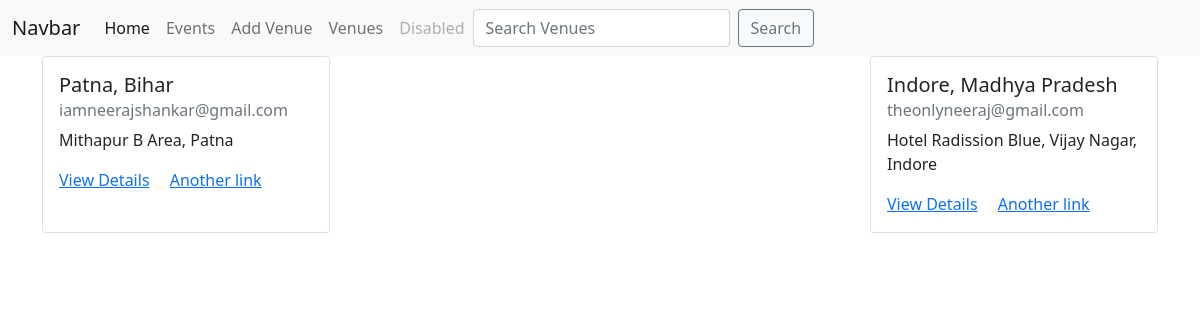
Page /list_venues on the earlier database version.
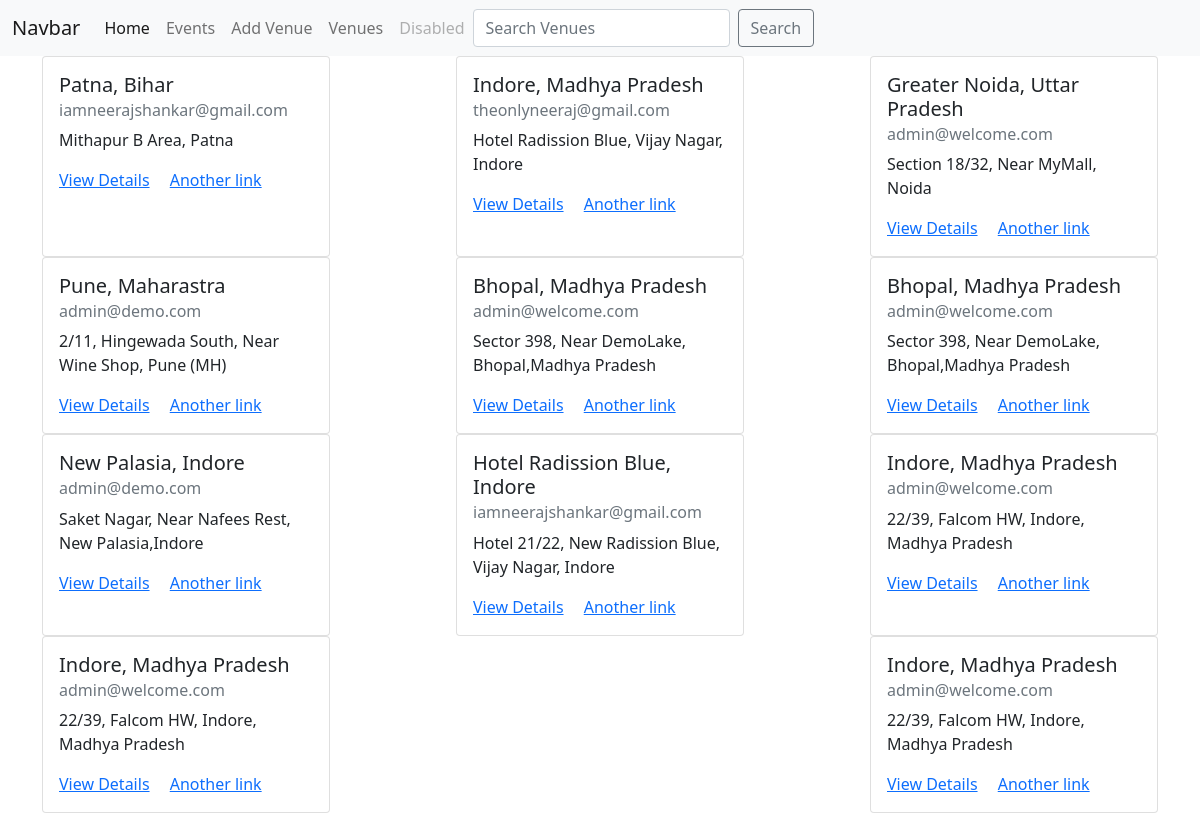
Same page on the later database version.
### events/models.py (models this page shows, shortened)
class Venue(models.Model):
    venue_place = models.CharField('Place of Event', max_length=200)
    address = models.CharField('Venue Address', max_length=200)
    zip_code = models.CharField('Zip Code', max_length=100)
    phone = models.CharField('Contact Number', max_length=100)
    web_address =  models.URLField('Website Address')
    email_address = models.EmailField('Email Address')

### events/views.py (the view)
# urls.py: path('list_venues', views.list_venues, name='list-venues'),
def list_venues(request):
    venue_list = Venue.objects.all()
    return render(request, 'venue-list.html', {'venue_list':venue_list})

### templates/venue-list.html
{% extends 'base.html' %}
{% block body%}
<div class="container" style="display: flex; flex-flow: row wrap;
  align-content: space-between;
  justify-content: space-between;">
{% for venue in venue_list%}
<div class="card" style="width: 18rem;">
  <div class="card-body">
    <h5 class="card-title">{{venue.venue_place}}</h5>
    <h6 class="card-subtitle mb-2 text-muted">{{venue.email_address}}</h6>
    <p class="card-text">{{venue.address}}</p>
    <a href="{% url 'show-venue' venue.id%}" class="card-link">View Details</a>
    <a href="#" class="card-link">Another link</a>
  </div>
</div>
{% endfor %}
</div>
{% endblock body%}

### templates/base.html (shortened to what this page needs)
<!doctype html>
<html lang="en">
  <head>
    <link href="https://cdn.jsdelivr.net/npm/bootstrap@5.1.3/dist/css/bootstrap.min.css" rel="stylesheet">
  </head>
  <body>
  <nav class="navbar navbar-expand-lg navbar-light bg-light">
  <div class="container-fluid">
    <a class="navbar-brand" href="#">Navbar</a>
    <div class="collapse navbar-collapse" id="navbarNav">
      <ul class="navbar-nav">
        <li class="nav-item">
          <a class="nav-link active" aria-current="page" href="#">Home</a>
        </li>
        <li class="nav-item">
          <a class="nav-link" href="{% url 'list-events' %}">Events</a>
        </li>
        <li class="nav-item">
          <a class="nav-link" href="{% url 'add-venue' %}">Add Venue</a>
        </li>
         <li class="nav-item">
          <a class="nav-link" href="{% url 'list-venues' %}">Venues</a>
        </li>
        <li class="nav-item">
          <a class="nav-link disabled">Disabled</a>
        </li>
      </ul>
      <form class="d-flex" method=POST action="{% url 'search-venue'%}">
        <input class="form-control me-2" type="search" placeholder="Search Venues" name ="searched"aria-label="Search">
        <button class="btn btn-outline-secondary" type="submit">Search</button>
      </form>
    </div>
  </div>
</nav>
    {% block body%}
    {% endblock body%}
  </body>
</html>

Differences in the rows shown:
added Venue: venue_place "Greater Noida, Uttar Pradesh", email_address "admin@welcome.com", address "Section 18/32, Near MyMall, Noida"
added Venue: venue_place "Pune, Maharastra", email_address "admin@demo.com", address "2/11, Hingewada South, Near Wine Shop, Pune (MH)"
added Venue: venue_place "Bhopal, Madhya Pradesh", email_address "admin@welcome.com", address "Sector 398, Near DemoLake, Bhopal,Madhya Pradesh"
added Venue: venue_place "Bhopal, Madhya Pradesh", email_address "admin@welcome.com", address "Sector 398, Near DemoLake, Bhopal,Madhya Pradesh"
added Venue: venue_place "New Palasia, Indore", email_address "admin@demo.com", address "Saket Nagar, Near Nafees Rest, New Palasia,Indore"
added Venue: venue_place "Hotel Radission Blue, Indore", email_address "iamneerajshankar@gmail.com", address "Hotel 21/22, New Radission Blue, Vijay Nagar, Indore"
added Venue: venue_place "Indore, Madhya Pradesh", email_address "admin@welcome.com", address "22/39, Falcom HW, Indore, Madhya Pradesh"
added Venue: venue_place "Indore, Madhya Pradesh", email_address "admin@welcome.com", address "22/39, Falcom HW, Indore, Madhya Pradesh"
added Venue: venue_place "Indore, Madhya Pradesh", email_address "admin@welcome.com", address "22/39, Falcom HW, Indore, Madhya Pradesh"
